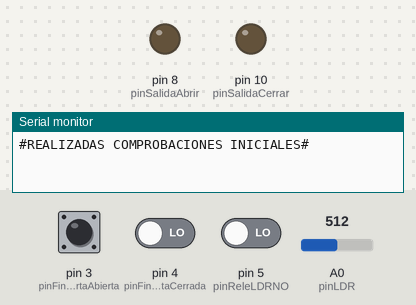
The sketch below on a simulated Arduino Uno, built with avr-gcc and run on an emulated ATmega328P. Shown: output pins drawn as LEDs (lit = HIGH), the last lines printed to the serial monitor. Inputs (shaded band) come from the test bench; at power-on: A0 (pinLDR) = 512, pin 4 (pinFinalCarreraPuertaCerrada) LOW, pin 3 (pinFinalCarreraPuertaAbierta) HIGH, pin 5 (pinReleLDRNO) LOW.

Above: at 1.3 s.
1.4 s: A0 (pinLDR) set to 317
3.5 s: A0 (pinLDR) set to 287
At 4.9 s:
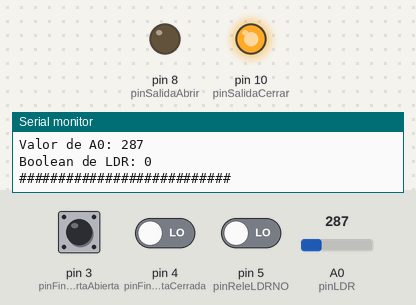
5.7 s: pin 4 (pinFinalCarreraPuertaCerrada) driven HIGH
At 6.1 s:
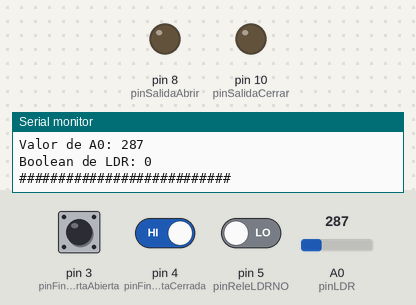
Timing chart, 0 to 8.7 s (numbered marks = the images above; inputs shaded):
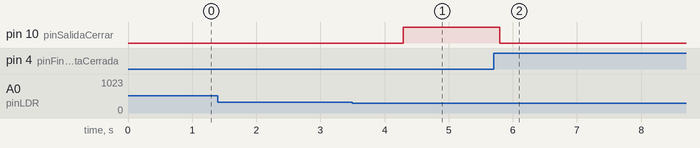

The sketch:

AperturaCierreLDR.ino
```cpp
bool releLDR= 0;
bool puertaAbierta=0;
bool puertaCerrada=0;
bool continuar=0;
bool LDR=0;

unsigned int etapa=0;


int pinLDR = A0;
int valorLDR=0;
int umbralLDR= 300;

const int pinFinalCarreraPuertaAbierta = 3;
const int pinFinalCarreraPuertaCerrada = 4;
const int pinReleLDRNO = 5;

const int pinSalidaAbrir=8;
const int pinSalidaCerrar=10;

unsigned long tiempoAnterior = 0;
const unsigned long intervalo = 2000;

void setup() {
  //Configuracion de ENTRADAS
    pinMode(pinFinalCarreraPuertaAbierta,INPUT);
    pinMode(pinFinalCarreraPuertaCerrada,INPUT);
    pinMode(pinReleLDRNO,INPUT);
  //Configuracion de SALIDAS
    pinMode(pinSalidaAbrir,OUTPUT);
    pinMode(pinSalidaCerrar,OUTPUT);
  //Configuracion de COMUNICACIONES
    Serial.begin(9600);

    Serial.println("#REALIZADAS COMPROBACIONES INICIALES#");
}

void loop() {
  unsigned long tiempoActual = millis();
  // Verificar si ha pasado el intervalo de 10 segundos
  if (tiempoActual - tiempoAnterior >= intervalo) {
    Serial.print("#ETAPA ");
    Serial.println(etapa);
    printearEstadoEntradas();
    tiempoAnterior = tiempoActual;
  }
    leerEntradas();
    ejecutarPrograma();
    activarSalidas();
    delay(500);
}

//En esta funcion copiamos el estado de las entradas(PINES) en las variables internas que vamos a usar
void leerEntradas(){
  releLDR=digitalRead(pinReleLDRNO);
  puertaAbierta=digitalRead(pinFinalCarreraPuertaAbierta);
  puertaCerrada=digitalRead(pinFinalCarreraPuertaCerrada);
  valorLDR= analogRead(pinLDR);
}

void ejecutarPrograma(){
//Transformacion de la entrada anologica a un booleando para trabajar mas comodod con el dato.
  if(valorLDR>=umbralLDR){
    LDR =true;
  }else{
    LDR=false;
  }

if(etapa==0 & puertaAbierta){
  etapa=10;
}
/*
PARTE DEL PROGRAMA CON PULSADOR PARA SIMULAR LDR
if(etapa==10 && releLDR){
    etapa=20;
}

if(etapa==10 && !releLDR){
    etapa=30;
}

*/
if(etapa==10 && LDR){
    etapa=20;
}

if(etapa==10 && !LDR){
    etapa=30;
}

if(etapa==20 && puertaAbierta){
  etapa=21;
}

if(etapa==30 && puertaCerrada){
  etapa=31;
}
/*
CON BOTON PARA SIMULAR LDR
if((etapa==21 && !releLDR) ||(etapa==31 && releLDR)){
  etapa=10;
}
*/

if(etapa==21 && !LDR){
  etapa=10;
}

if(etapa==31 && LDR){
  etapa=10;
}

}

void activarSalidas(){
switch (etapa) {
  //Etapa inicial abrimos la puerta si no esta abierta para tener un punto de partida.
  case 0:
    if(!puertaAbierta){
      digitalWrite(pinSalidaAbrir,HIGH);
      digitalWrite(pinSalidaCerrar,LOW);
    }
    break;
  //Etapa que decide si debemos tener la puerta abieta o no en funcion del LDR
  case 10:
    digitalWrite(pinSalidaAbrir,LOW);
    digitalWrite(pinSalidaCerrar,LOW);
    break;
  //Etapa para abrir la puerta si el LDR da señal
  case 20:
    digitalWrite(pinSalidaAbrir,HIGH);
    digitalWrite(pinSalidaCerrar,LOW);
    break;
  //Etapa de espera con la puerta abierta
  case 21:
    digitalWrite(pinSalidaAbrir,LOW);
    digitalWrite(pinSalidaCerrar,LOW);
    break;

  //Etapara para cerrar la puerta si el LDR NO da señal
  case 30:
    digitalWrite(pinSalidaAbrir,LOW);
    digitalWrite(pinSalidaCerrar,HIGH);
    break;
  //Etapa de espera con la puerta cerrada
  case 31:
    digitalWrite(pinSalidaAbrir,LOW);
    digitalWrite(pinSalidaCerrar,LOW);
    break;

  default:
    Serial.println("No hay etapa, error en la ejecucion");
    break;
}
}

void printearEstadoEntradas(){
 // Definir el rango de pines que deseas monitorear (ahora del 2 al 6)
  int pines[] = {3, 4, 5,8,10};
  int totalPines = sizeof(pines)/ sizeof(pines[0]);

  Serial.println("###########################");
  Serial.println("Estado de las entradas 2-6");

  // Iterar a través de los pines definidos
  for (int i = 0; i < totalPines; i++) {
    int estado = digitalRead(pines[i]);

    // Imprimir el estado de cada pin
    Serial.print("Entrada ");
    Serial.print(pines[i]);
    Serial.print(": ");
    Serial.println(estado);
  }

  Serial.print("Valor de A0: ");
  Serial.println(valorLDR);

  Serial.print("Boolean de LDR: ");
  Serial.println(LDR);

  Serial.println("###########################");
}
```

Measured:
- the behaviour switches between 300 and 299 on A0 (pinLDR) (found by bisection; images 0 and 1)
- after the input at 3.5 s, pin 10 (pinSalidaCerrar): LOW → HIGH after 0.79 s
- after the input at 5.7 s, pin 10 (pinSalidaCerrar): HIGH → LOW after 0.09 s
